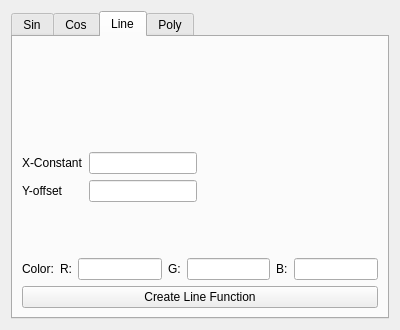
<?xml version="1.0" encoding="UTF-8"?>
<ui version="4.0">
 <class>Form</class>
 <widget class="QWidget" name="Form">
  <property name="geometry">
   <rect>
    <x>0</x>
    <y>0</y>
    <width>400</width>
    <height>330</height>
   </rect>
  </property>
  <property name="windowTitle">
   <string>Form</string>
  </property>
  <layout class="QVBoxLayout" name="verticalLayout_2">
   <item>
    <widget class="QTabWidget" name="tabWidget">
     <property name="currentIndex">
      <number>2</number>
     </property>
     <widget class="QWidget" name="Sin">
      <attribute name="title">
       <string>Sin</string>
      </attribute>
      <layout class="QVBoxLayout" name="verticalLayout">
       <item>
        <widget class="QLabel" name="SinFunctionDisplay">
         <property name="text">
          <string/>
         </property>
         <property name="alignment">
          <set>Qt::AlignCenter</set>
         </property>
        </widget>
       </item>
       <item>
        <layout class="QFormLayout" name="formLayout">
         <property name="fieldGrowthPolicy">
          <enum>QFormLayout::FieldsStayAtSizeHint</enum>
         </property>
         <item row="0" column="0">
          <widget class="QLabel" name="label_2">
           <property name="sizePolicy">
            <sizepolicy hsizetype="Preferred" vsizetype="Preferred">
             <horstretch>0</horstretch>
             <verstretch>0</verstretch>
            </sizepolicy>
           </property>
           <property name="text">
            <string>Amplitude</string>
           </property>
          </widget>
         </item>
         <item row="0" column="1">
          <widget class="QLineEdit" name="AmplitudeInputSin"/>
         </item>
         <item row="1" column="0">
          <widget class="QLabel" name="label_3">
           <property name="text">
            <string>Frequency</string>
           </property>
          </widget>
         </item>
         <item row="1" column="1">
          <widget class="QLineEdit" name="FrequencyInputSin"/>
         </item>
         <item row="2" column="0">
          <widget class="QLabel" name="label_4">
           <property name="text">
            <string>Phase (X-offset)</string>
           </property>
          </widget>
         </item>
         <item row="2" column="1">
          <widget class="QLineEdit" name="XConstInputSin"/>
         </item>
         <item row="3" column="0">
          <widget class="QLabel" name="label">
           <property name="text">
            <string>Y-offset</string>
           </property>
          </widget>
         </item>
         <item row="3" column="1">
          <widget class="QLineEdit" name="YConstInputSin"/>
         </item>
        </layout>
       </item>
       <item>
        <layout class="QHBoxLayout" name="horizontalLayout">
         <item>
          <widget class="QLabel" name="label_5">
           <property name="enabled">
            <bool>true</bool>
           </property>
           <property name="sizePolicy">
            <sizepolicy hsizetype="Maximum" vsizetype="Preferred">
             <horstretch>0</horstretch>
             <verstretch>0</verstretch>
            </sizepolicy>
           </property>
           <property name="text">
            <string>Color:</string>
           </property>
          </widget>
         </item>
         <item>
          <widget class="QLabel" name="label_6">
           <property name="sizePolicy">
            <sizepolicy hsizetype="Preferred" vsizetype="Preferred">
             <horstretch>0</horstretch>
             <verstretch>0</verstretch>
            </sizepolicy>
           </property>
           <property name="text">
            <string>R:</string>
           </property>
          </widget>
         </item>
         <item>
          <widget class="QLineEdit" name="RInputSin"/>
         </item>
         <item>
          <widget class="QLabel" name="label_7">
           <property name="text">
            <string>G:</string>
           </property>
          </widget>
         </item>
         <item>
          <widget class="QLineEdit" name="GInputSin"/>
         </item>
         <item>
          <widget class="QLabel" name="label_8">
           <property name="text">
            <string>B:</string>
           </property>
          </widget>
         </item>
         <item>
          <widget class="QLineEdit" name="BInputSin"/>
         </item>
        </layout>
       </item>
       <item>
        <widget class="QPushButton" name="CreateSinButton">
         <property name="text">
          <string>Create Sin Function</string>
         </property>
        </widget>
       </item>
      </layout>
     </widget>
     <widget class="QWidget" name="Cos">
      <attribute name="title">
       <string>Cos</string>
      </attribute>
      <layout class="QVBoxLayout" name="verticalLayout_4">
       <item>
        <widget class="QLabel" name="CosFunctionDisplay">
         <property name="text">
          <string/>
         </property>
         <property name="alignment">
          <set>Qt::AlignCenter</set>
         </property>
        </widget>
       </item>
       <item>
        <layout class="QFormLayout" name="formLayout_4">
         <property name="fieldGrowthPolicy">
          <enum>QFormLayout::FieldsStayAtSizeHint</enum>
         </property>
         <item row="0" column="0">
          <widget class="QLabel" name="label_29">
           <property name="sizePolicy">
            <sizepolicy hsizetype="Preferred" vsizetype="Preferred">
             <horstretch>0</horstretch>
             <verstretch>0</verstretch>
            </sizepolicy>
           </property>
           <property name="text">
            <string>Amplitude</string>
           </property>
          </widget>
         </item>
         <item row="0" column="1">
          <widget class="QLineEdit" name="AmplitudeInputCos"/>
         </item>
         <item row="1" column="0">
          <widget class="QLabel" name="label_30">
           <property name="text">
            <string>Frequency</string>
           </property>
          </widget>
         </item>
         <item row="1" column="1">
          <widget class="QLineEdit" name="FrequencyInputCos"/>
         </item>
         <item row="2" column="0">
          <widget class="QLabel" name="label_31">
           <property name="text">
            <string>Phase (X-offset)</string>
           </property>
          </widget>
         </item>
         <item row="2" column="1">
          <widget class="QLineEdit" name="XConstInputCos"/>
         </item>
         <item row="3" column="0">
          <widget class="QLabel" name="label_32">
           <property name="text">
            <string>Y-offset</string>
           </property>
          </widget>
         </item>
         <item row="3" column="1">
          <widget class="QLineEdit" name="YConstInputCos"/>
         </item>
        </layout>
       </item>
       <item>
        <layout class="QHBoxLayout" name="horizontalLayout_4">
         <item>
          <widget class="QLabel" name="label_25">
           <property name="enabled">
            <bool>true</bool>
           </property>
           <property name="sizePolicy">
            <sizepolicy hsizetype="Maximum" vsizetype="Preferred">
             <horstretch>0</horstretch>
             <verstretch>0</verstretch>
            </sizepolicy>
           </property>
           <property name="text">
            <string>Color:</string>
           </property>
          </widget>
         </item>
         <item>
          <widget class="QLabel" name="label_26">
           <property name="sizePolicy">
            <sizepolicy hsizetype="Preferred" vsizetype="Preferred">
             <horstretch>0</horstretch>
             <verstretch>0</verstretch>
            </sizepolicy>
           </property>
           <property name="text">
            <string>R:</string>
           </property>
          </widget>
         </item>
         <item>
          <widget class="QLineEdit" name="RInputCos"/>
         </item>
         <item>
          <widget class="QLabel" name="label_27">
           <property name="text">
            <string>G:</string>
           </property>
          </widget>
         </item>
         <item>
          <widget class="QLineEdit" name="GInputCos"/>
         </item>
         <item>
          <widget class="QLabel" name="label_28">
           <property name="text">
            <string>B:</string>
           </property>
          </widget>
         </item>
         <item>
          <widget class="QLineEdit" name="BInputCos"/>
         </item>
        </layout>
       </item>
       <item>
        <widget class="QPushButton" name="CreateCosButton">
         <property name="text">
          <string>Create Cos Function</string>
         </property>
        </widget>
       </item>
      </layout>
     </widget>
     <widget class="QWidget" name="Line">
      <attribute name="title">
       <string>Line</string>
      </attribute>
      <layout class="QVBoxLayout" name="verticalLayout_5">
       <item>
        <widget class="QLabel" name="CosFunctionDisplay_2">
         <property name="text">
          <string/>
         </property>
         <property name="alignment">
          <set>Qt::AlignCenter</set>
         </property>
        </widget>
       </item>
       <item>
        <layout class="QFormLayout" name="formLayout_5">
         <property name="fieldGrowthPolicy">
          <enum>QFormLayout::FieldsStayAtSizeHint</enum>
         </property>
         <item row="0" column="0">
          <widget class="QLabel" name="label_38">
           <property name="text">
            <string>X-Constant</string>
           </property>
          </widget>
         </item>
         <item row="0" column="1">
          <widget class="QLineEdit" name="XConstInputLine"/>
         </item>
         <item row="1" column="0">
          <widget class="QLabel" name="label_40">
           <property name="text">
            <string>Y-offset</string>
           </property>
          </widget>
         </item>
         <item row="1" column="1">
          <widget class="QLineEdit" name="YConstInputLine"/>
         </item>
        </layout>
       </item>
       <item>
        <layout class="QHBoxLayout" name="horizontalLayout_5">
         <item>
          <widget class="QLabel" name="label_33">
           <property name="enabled">
            <bool>true</bool>
           </property>
           <property name="sizePolicy">
            <sizepolicy hsizetype="Maximum" vsizetype="Preferred">
             <horstretch>0</horstretch>
             <verstretch>0</verstretch>
            </sizepolicy>
           </property>
           <property name="text">
            <string>Color:</string>
           </property>
          </widget>
         </item>
         <item>
          <widget class="QLabel" name="label_34">
           <property name="sizePolicy">
            <sizepolicy hsizetype="Preferred" vsizetype="Preferred">
             <horstretch>0</horstretch>
             <verstretch>0</verstretch>
            </sizepolicy>
           </property>
           <property name="text">
            <string>R:</string>
           </property>
          </widget>
         </item>
         <item>
          <widget class="QLineEdit" name="RInputLine"/>
         </item>
         <item>
          <widget class="QLabel" name="label_35">
           <property name="text">
            <string>G:</string>
           </property>
          </widget>
         </item>
         <item>
          <widget class="QLineEdit" name="GInputLine"/>
         </item>
         <item>
          <widget class="QLabel" name="label_36">
           <property name="text">
            <string>B:</string>
           </property>
          </widget>
         </item>
         <item>
          <widget class="QLineEdit" name="BInputLine"/>
         </item>
        </layout>
       </item>
       <item>
        <widget class="QPushButton" name="CreateLineButton">
         <property name="text">
          <string>Create Line Function</string>
         </property>
        </widget>
       </item>
      </layout>
     </widget>
     <widget class="QWidget" name="Poly">
      <attribute name="title">
       <string>Poly</string>
      </attribute>
     </widget>
    </widget>
   </item>
  </layout>
 </widget>
 <resources/>
 <connections/>
</ui>
